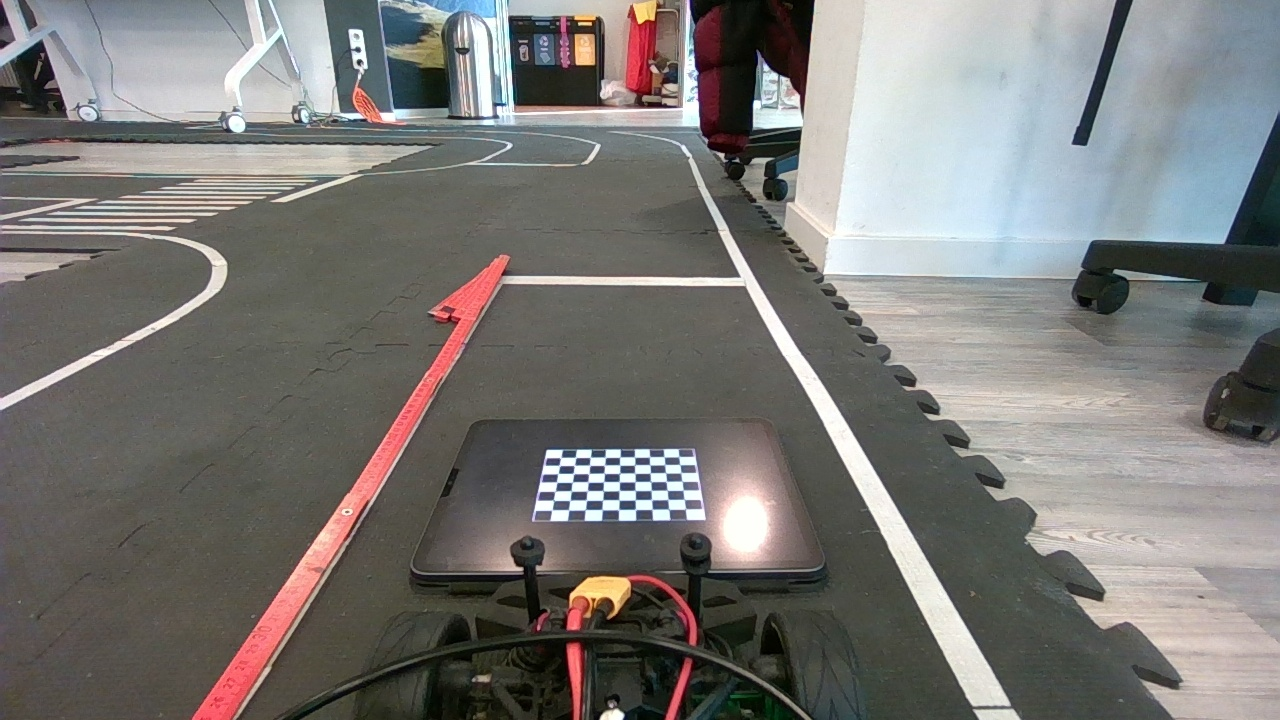
#> input picture src/Params/frame0000.jpg, 1280 x 720 px
$ python solve_extrinsics_and_ipm.py
#> lines starting #> are read from the running program, lines starting #| are printed output that depends on the picture; after the words box and inside, x2 and y2 are one past the last pixel; in counts of white or black regions, pixels touching at a corner belong together; long printed decimals are rounded
import sys, math, yaml
import numpy as np
import cv2

# ---------- 사용자 설정 ----------
# 단일 체커보드 프레임으로 외부 파라미터와 IPM을 추정하는 스크립트
IMAGE_PATH = "frame0000.jpg"      # 바닥 체스보드가 보이는 한 장
# 내부 코너 수(가로 x 세로) - 인쇄물 내부코너 기준으로 맞춰주세요!
BOARD_COLS, BOARD_ROWS = 9, 7
SQUARE_SIZE_M = 0.011  # 1.1 cm

# IPM 영역/스케일 (체커보드 평면 기준 [X(앞), Y(좌/우)])
X_MIN, X_MAX = -0.3 , 0.05 # max가 차량 뒤쪽, min이 앞쪽
Y_MIN, Y_MAX = -0.3 , 0.3   # max가 차량 왼쪽
W_target, H_target = 1280, 720  # 목표 IPM 크기 (픽셀)
INTERVAL_X = (X_MAX - X_MIN) / W_target
INTERVAL_Y = (Y_MAX - Y_MIN) / H_target

# ---------------------------------

def rodrigues_to_rpy(R):
    # Rodrigues → roll/pitch/yaw 변환 (디버그용)
    sy = math.sqrt(R[0,0]*R[0,0] + R[1,0]*R[1,0])
    singular = sy < 1e-6
    if not singular:
        roll  = math.atan2(R[2,1], R[2,2])
        pitch = math.atan2(-R[2,0], sy)
        yaw   = math.atan2(R[1,0], R[0,0])
    else:
        roll  = math.atan2(-R[1,2], R[1,1])
        pitch = math.atan2(-R[2,0], sy)
        yaw   = 0
    return roll, pitch, yaw

def build_ipm_homography_from_plane(K, R, t):
    """
    Z=0(체커보드/바닥) 평면에서 [X, Y, 1]^T → 이미지 픽셀 [u, v, 1]^T 로 가는 H
    s [u, v, 1]^T = K [ r1 r2 t ] [X, Y, 1]^T
    """
    H = K @ np.hstack([R[:, 0:2], t])   # 3x3
    return H

def main():
    # === K, D 하드코딩 ===
    D = np.array([
        -0.08518303109375061, 0.09162271169535907,
         0.0031898210475882326, -0.005419073450784245, 0.0
    ], dtype=np.float64)

    K = np.array([
        [671.3594253991467, 0.0,                 644.3611380949407],
        [0.0,               630.607858047108,    350.24879773346635],
        [0.0,               0.0,                  1.0]
    ], dtype=np.float64)

    print("K=\n", K)
    print("D=", D)

    # 1) 이미지 로드
    img = cv2.imread(IMAGE_PATH)
#> img is the input picture: shape (720, 1280, 3); mean B, G, R 117.8, 120.5, 122.2
    if img is None:
        print("Fail to read image:", IMAGE_PATH)
        sys.exit(1)

    # 2) 전처리 (그레이 → CLAHE → 블러)
    gray = cv2.cvtColor(img, cv2.COLOR_BGR2GRAY)
    clahe = cv2.createCLAHE(clipLimit=2.0, tileGridSize=(8,8))
    gray = clahe.apply(gray)
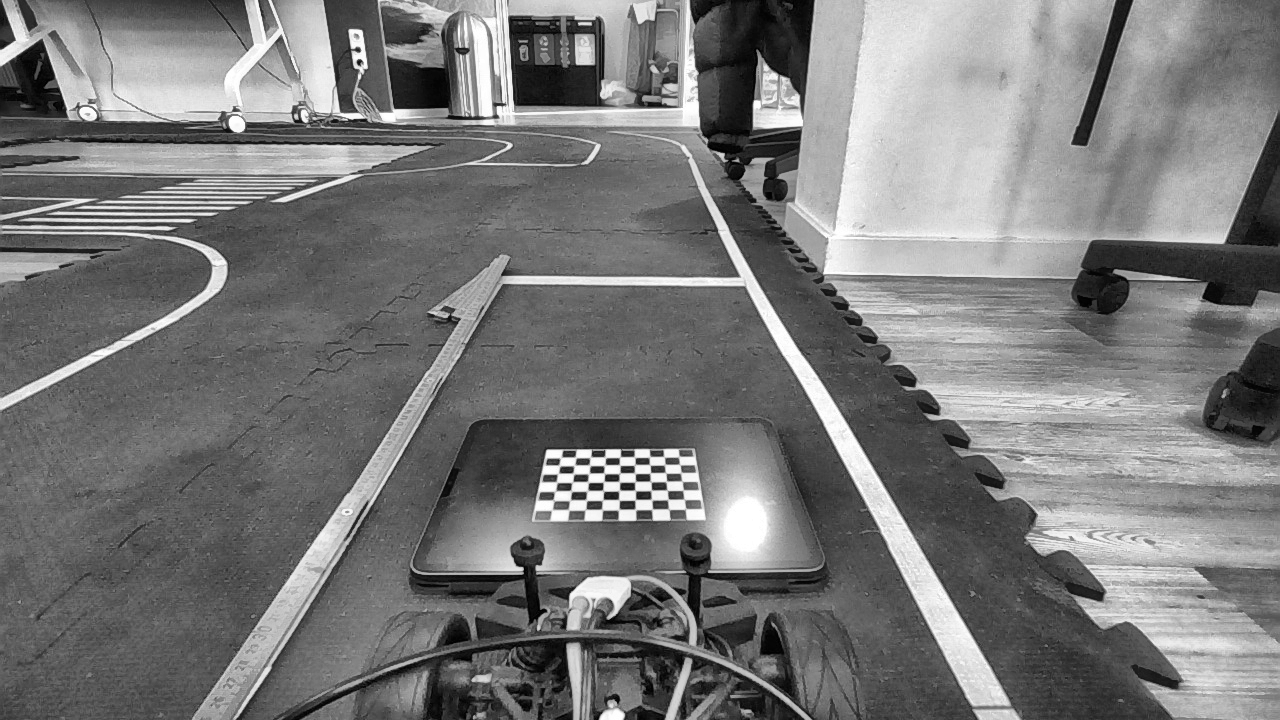
#> gray: shape (720, 1280); min 0, max 255, mean 121.2
    gray = cv2.GaussianBlur(gray, (5,5), 0)

    # 3) 체스보드 코너 검출 (SB → 구형 폴백)
    pattern_size = (BOARD_COLS, BOARD_ROWS)  # (cols, rows)
    ok = False

    try:
        sb_flags = cv2.CALIB_CB_EXHAUSTIVE | cv2.CALIB_CB_ACCURACY
        ok, corners = cv2.findChessboardCornersSB(gray, pattern_size, flags=sb_flags)
#> ok = True; corners = 63 rows, first 8: [560.8, 457.2], [575.5, 457.1], [590.3, 457.1], [605.1, 456.9], [619.8, 456.8], [634.5, 456.7], [649.4, 456.7], [664, 456.5]
        if ok:
            # corners: (N, 1, 2), row-major 순서 그대로 사용
            vis = img.copy()
            cv2.drawChessboardCorners(vis, pattern_size, corners, ok)
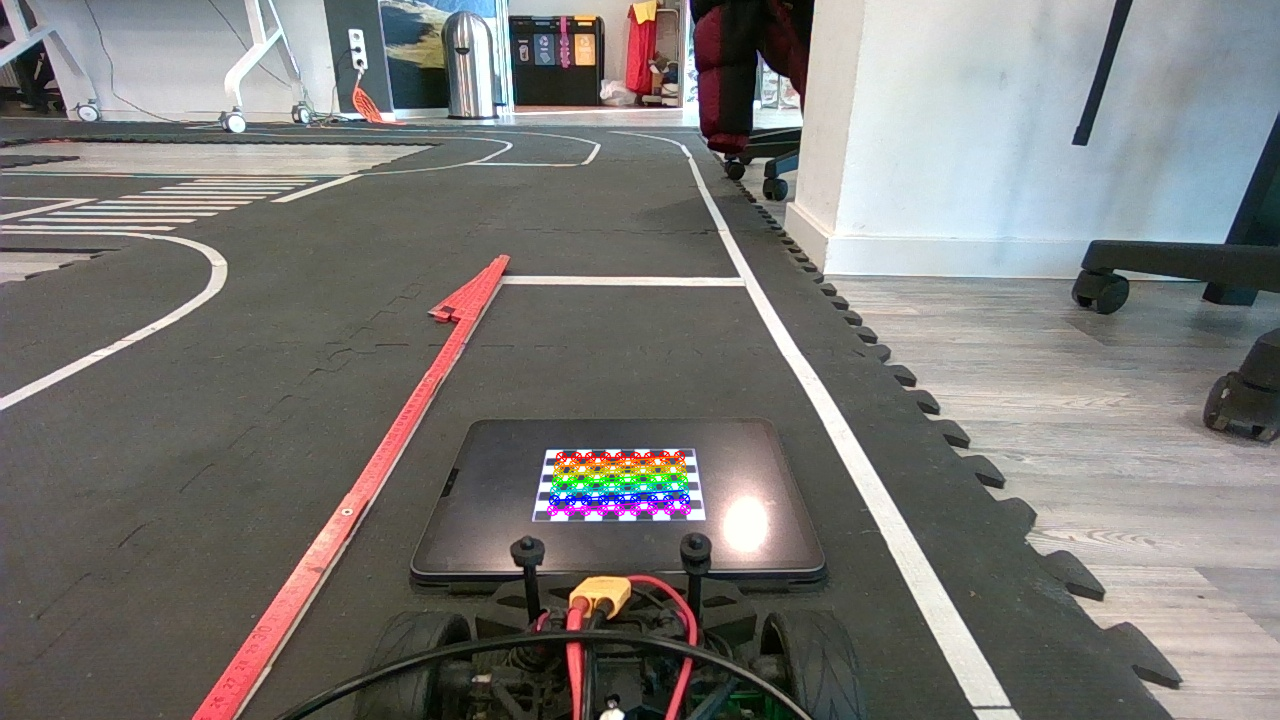
#> vis: shape (720, 1280, 3); 0.82% of pixels changed, all inside (x1, y1, x2, y2) = (546, 450, 692, 517)
            cv2.imwrite("corners_debug.png", vis)
    except Exception:
        ok = False

    if not ok:
        flags_old = (cv2.CALIB_CB_ADAPTIVE_THRESH |
                     cv2.CALIB_CB_NORMALIZE_IMAGE |
                     cv2.CALIB_CB_FILTER_QUADS)
        ok, corners = cv2.findChessboardCorners(gray, pattern_size, flags_old)
        if ok:
            criteria = (cv2.TERM_CRITERIA_EPS+cv2.TERM_CRITERIA_MAX_ITER, 30, 1e-3)
            corners = cv2.cornerSubPix(gray, corners, (11,11), (-1,-1), criteria)
            vis = img.copy()
            cv2.drawChessboardCorners(vis, pattern_size, corners, ok)
            cv2.imwrite("corners_debug.png", vis)

    if not ok:
        print("Chessboard not found. 조명/반사/거리/내부코너 수(BOARD_COLS, BOARD_ROWS) 확인해줘.")
        sys.exit(1)

    print(f"Detected {len(corners)} corners.")
#| Detected 63 corners.

    # 4) 3D 보드 코너 (Z=0 평면)
    # OpenCV 코너 순서: row-major (row 0..ROWS-1, 각 row마다 col 0..COLS-1)
    # row 방향 -> 차량 +X(앞), col 방향 -> 차량 +Y(왼쪽 양수)
    objp = []
    for row in range(BOARD_ROWS):
        for col in range(BOARD_COLS):
            X =  row * SQUARE_SIZE_M       # 앞(+X)
            Y = -col * SQUARE_SIZE_M       # 왼쪽(+Y) 되도록 col 증가에 -부호
            objp.append([X, Y, 0.0])
    objp = np.array(objp, dtype=np.float32)

    objp = np.array(objp, dtype=np.float32)

    # 🔥 5번째 코너(인덱스 4)를 원점으로 사용하고 싶을 때
    origin_idx = 4      # 5번째 → 0-based index 4
    origin = objp[origin_idx].copy()

    # 모든 포인트에서 origin 좌표를 빼서, 해당 코너가 (0,0,0)이 되도록
    objp -= origin

    print("New object points (first 10):")
    print(objp[:10])
    print("Origin corner (index 4) after shift:", objp[origin_idx])

    print("Mapped checkerboard object points preview (first 10):")
    print(objp[:10])

    # 5) PnP → R, t
    ok, rvec, tvec = cv2.solvePnP(
        objp,
        corners,
        K,
        D,
        flags=cv2.SOLVEPNP_ITERATIVE
    )
#> rvec = [-0.909, 0.876, 1.36]; tvec = [-0.0182, 0.085, 0.501]
    if not ok:
        print("solvePnP failed")
        sys.exit(1)

    R, _ = cv2.Rodrigues(rvec)
#> R = [[0.0229, -1, -0.00924], [0.408, 0.000903, 0.913], [-0.913, -0.0247, 0.408]]
    t = tvec.reshape(3,1)
#> t = [-0.0182, 0.085, 0.501]

    # ★ 카메라 중심 (월드 좌표계) 계산
    #   X_cam = R X_world + t  →  X_world = R^T (X_cam - t)
    #   카메라 중심은 X_cam = 0 → C_world = -R^T t
    C_world = -R.T @ t
#> C_world = [0.423, -0.00594, -0.282]
    cam_height = abs(C_world[2,0])
#> cam_height = 0.282

    roll, pitch, yaw = rodrigues_to_rpy(R)
#> in rodrigues_to_rpy, `sy = math.sqrt(R[0,0]*R[0,0] + R[1,0]*R[1,0])`: sy = 0.409
#> in rodrigues_to_rpy, `singular = sy < 1e-6`: singular = False
#> in rodrigues_to_rpy, `roll  = math.atan2(R[2,1], R[2,2])`: roll = -0.0604
#> in rodrigues_to_rpy, `pitch = math.atan2(-R[2,0], sy)`: pitch = 1.15
#> in rodrigues_to_rpy, `yaw   = math.atan2(R[1,0], R[0,0])`: yaw = 1.51
#> roll = -0.0604; pitch = 1.15; yaw = 1.51
    print("\n=== Extrinsics (Z=0=ground, 체커보드 평면) ===")
    print("R=\n", R)
#| R=
#|  [[ 2.28808992e-02 -9.99695496e-01 -9.24006401e-03]
#|  [ 4.08113569e-01  9.02742046e-04  9.12930720e-01]
#|  [-9.12644388e-01 -2.46596713e-02  4.08009953e-01]]
    print("t(m) [world origin in camera frame]=\n", t)
#| t(m) [world origin in camera frame]=
#|  [[-0.01824]
#|  [ 0.08497]
#|  [ 0.5015]]
    print("Camera center in world frame C_w = -R^T t :\n", C_world)
#| Camera center in world frame C_w = -R^T t :
#|  [[ 0.4234]
#|  [-0.005943]
#|  [-0.2823]]
    print(f"roll={math.degrees(roll):.2f}°, pitch={math.degrees(pitch):.2f}°, yaw={math.degrees(yaw):.2f}°")
#| roll=-3.46°, pitch=65.87°, yaw=86.79°
    print(f"camera height ~= {cam_height:.3f} m")
#| camera height ~= 0.282 m

    # 6) H 만들고 IPM 생성
    H = build_ipm_homography_from_plane(K, R, t)  # 바닥(Z=0) → 이미지 호모그래피
#> in build_ipm_homography_from_plane, `H = K @ np.hstack([R[:, 0:2], t])`: H = [[-572.7, -687, 310.9], [-62.29, -8.07, 229.2], [-0.913, -0.0247, 0.501]]

    # IPM 해상도 계산
    W  = int(round((X_MAX - X_MIN)/INTERVAL_X))
    Hh = int(round((Y_MAX - Y_MIN)/INTERVAL_Y))
    print(f"IPM target size: {W} x {Hh}")

    # 가로(W) 방향: Y_MIN → Y_MAX (좌/우)
    # 세로(Hh) 방향: X_MIN → X_MAX (앞/뒤)
    ground_corners = np.float32([
    [X_MIN, Y_MAX, 1.0],   # 좌측 근처 (왼쪽, 가까운)
    [X_MIN, Y_MIN, 1.0],   # 우측 근처 (오른쪽, 가까운)
    [X_MAX, Y_MIN, 1.0],   # 우측 먼 쪽
    [X_MAX, Y_MAX, 1.0],   # 좌측 먼 쪽
    ]).T  # 3x4


    img_corners_h = H @ ground_corners    # 3x4
#> img_corners_h = [[276.6, 688.8, 488.4, 76.13], [245.5, 250.3, 228.5, 223.7], [0.768, 0.783, 0.463, 0.448]]
    img_corners = (img_corners_h[:2] / img_corners_h[2]).T.astype(np.float32)  # 4x2
#> img_corners = [[360.2, 319.7], [880.1, 319.8], [1054.2, 493.3], [169.8, 498.8]]

    print("Projected IPM region corners on image:")
    print(img_corners)
#| [[ 360.195  319.7057 ]
#|  [ 880.091    319.847]
#|  [1054.2493   493.3359 ]
#|  [ 169.767  498.819]]

    # Debug: IPM 대상 영역이 영상 안에 들어오는지 빨간 폴리라인으로 확인
    debug = img.copy()
    cv2.polylines(
        debug,
        [img_corners.reshape(-1, 1, 2).astype(int)],
        isClosed=True,
        color=(0, 0, 255),
        thickness=3
    )
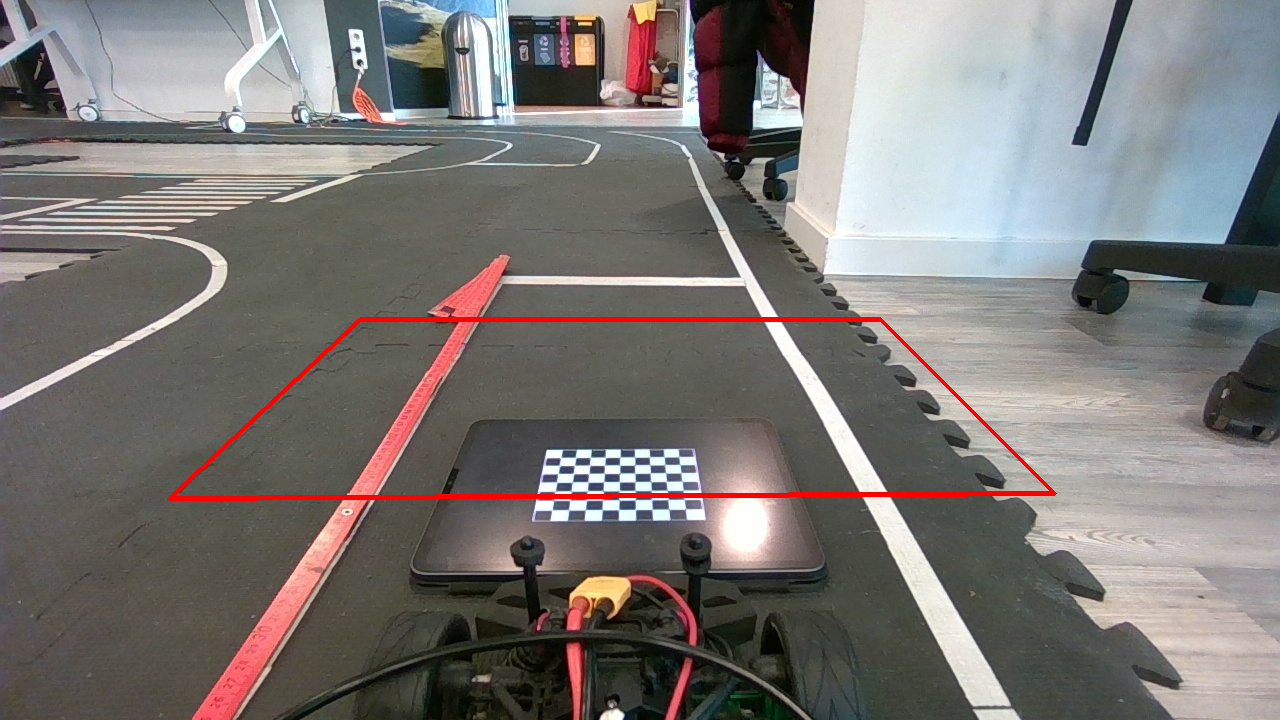
#> debug: shape (720, 1280, 3); 0.98% of pixels changed, all inside (x1, y1, x2, y2) = (167, 317, 1057, 501)
    cv2.imwrite("ipm_region.png", debug)
    print("Wrote ipm_region.png (red polygon on original image).")

    # IPM 목적지 좌표 (픽셀 공간)
    dst_corners = np.float32([
        [0,     0],        # 좌측-가까운
        [W-1,   0],        # 우측-가까운
        [W-1, Hh-1],       # 우측-먼 쪽
        [0,   Hh-1],       # 좌측-먼 쪽
    ])

    # 이미지 상의 네 점(img_corners) → IPM 평면(dst_corners) 호모그래피
    G = cv2.getPerspectiveTransform(img_corners, dst_corners)
#> G = [[-9.84, -10.46, 6888.2], [0.0076, -28.02, 8955.4], [0.000153, -0.0161, 1]]
    ipm = cv2.warpPerspective(img, G, (W, Hh))
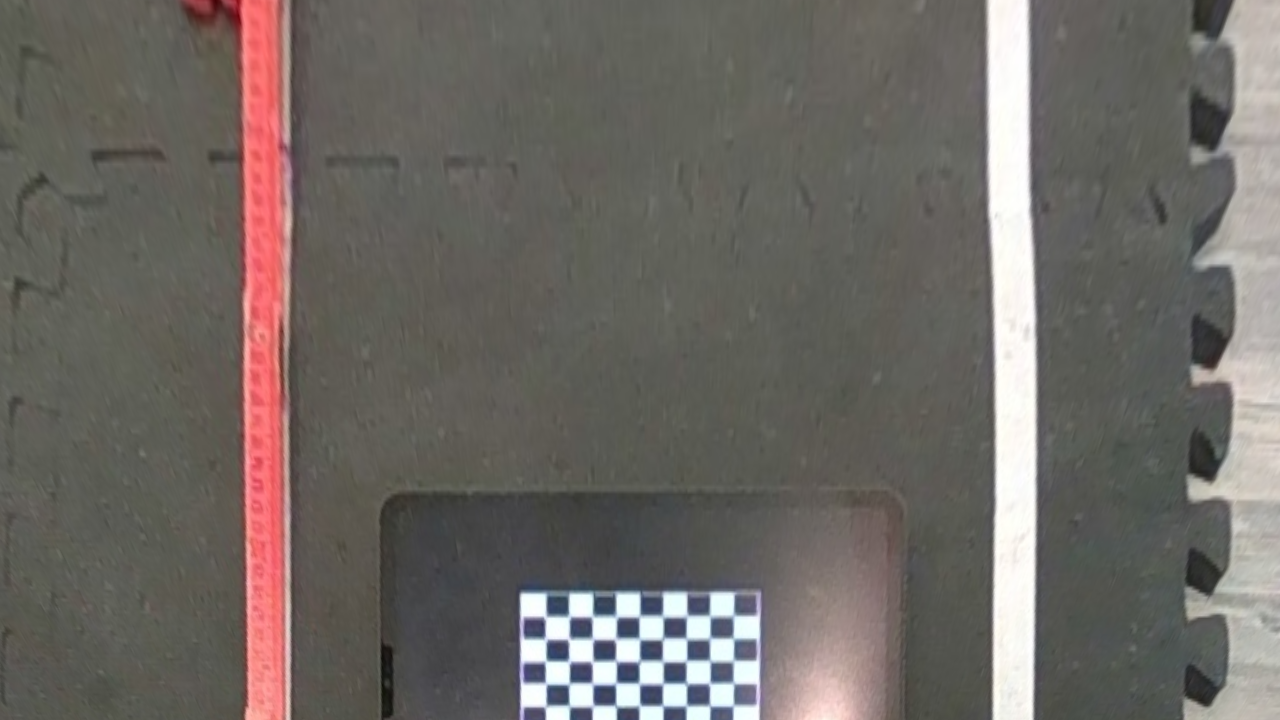
#> ipm: shape (720, 1280, 3); mean B, G, R 100.3, 105, 109.9
    cv2.imwrite("ipm.png", ipm)
    print(f"\nSaved IPM to ipm.png  ({W}x{Hh})")

    out = {
        "R": R.tolist(),
        "t_world_origin_in_cam": t.reshape(-1).tolist(),
        "camera_center_world": C_world.reshape(-1).tolist(),
        "roll_deg": float(math.degrees(roll)),
        "pitch_deg": float(math.degrees(pitch)),
        "yaw_deg": float(math.degrees(yaw)),
        "camera_height_m": float(cam_height),
        "H_ground_to_image": H.tolist()
    }
    with open("extrinsics_and_h.yaml", "w") as f:
        yaml.safe_dump(out, f, sort_keys=False)
    print("Wrote extrinsics_and_h.yaml")

if __name__ == "__main__":
    main()
